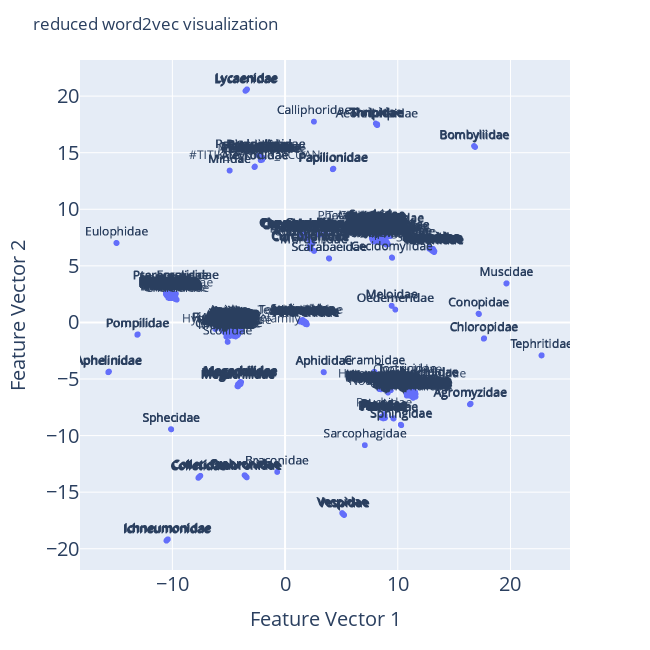

Write notebook code for a chart like this one.
### Code cell
import importlib, sys
importlib.reload(sys.modules['modul.visualisasiHelper'])
from modul.visualisasiHelper import embeddingPlot,plotly_graph

#6 #konversi node networkx ke RDF
# input : df_node, URL, data_acuan
URL = "http://pyRDF2Vec"
df_serangga = df_node[df_node['group']=="serangga"]
CUSTOM_KG = df_serangga_to_rdf(df_serangga, URL, data_acuan)

#7 #embedding
list_serangga=df_node[df_node['group']=="serangga"].taxon_id.to_list()
# list entity yang akan diembedd. serangga acuan urutan terakhir
list_of_entities = [ URL+"#"+taxon_id for taxon_id in list_serangga ]
list_of_entities.append(f"{URL}#SERANGGA_ACUAN")
transformer, embeddings, _ = rdf_KG_to_embeddings(CUSTOM_KG, list_of_entities)
# list_of_entities == transformer._entities # True # artinya sama dua2nya

# dictionary serangga
dictionary_serangga = df_to_dictionary_taxon(df_serangga)
# output
# embeddings, list_of_entities, dictionary_serangga



# visualisasi
# input
# embeddings, list_of_entities, dictionary_serangga
embeddingPlot(embeddings, list_of_entities, dictionary_serangga, 650, 650)

### Figure 1 — Plotly figure (JSON) as saved in the notebook; plotly's stock layout.template omitted (floating-point values rounded to 4 significant figures; data arrays with more than 128 entries replaced by an {"elided": "..."} marker saying what was removed)
{"data": [{"hovertemplate": "<b>%{hovertext}</b><br><br>feature-vector-1=%{x}<br>feature-vector-2=%{y}<br>text=%{text}<extra></extra>", "hovertext": {"elided": "1084 str values"}, "legendgroup": "", "marker": {"color": "#636efa", "symbol": "circle"}, "mode": "markers+text", "name": "", "showlegend": false, "text": {"elided": "1084 str values"}, "textposition": "top center", "type": "scattergl", "x": {"elided": "1084 float values"}, "xaxis": "x", "y": {"elided": "1084 float values"}, "yaxis": "y"}], "layout": {"height": 650, "legend": {"tracegroupgap": 0}, "margin": {"t": 60}, "title": {"text": "reduced word2vec visualization"}, "width": 650, "xaxis": {"anchor": "y", "domain": [0, 1], "tickfont": {"size": 20}, "title": {"font": {"size": 20}, "text": "Feature Vector 1"}}, "yaxis": {"anchor": "x", "domain": [0, 1], "tickfont": {"size": 20}, "title": {"font": {"size": 20}, "text": "Feature Vector 2"}}}}
